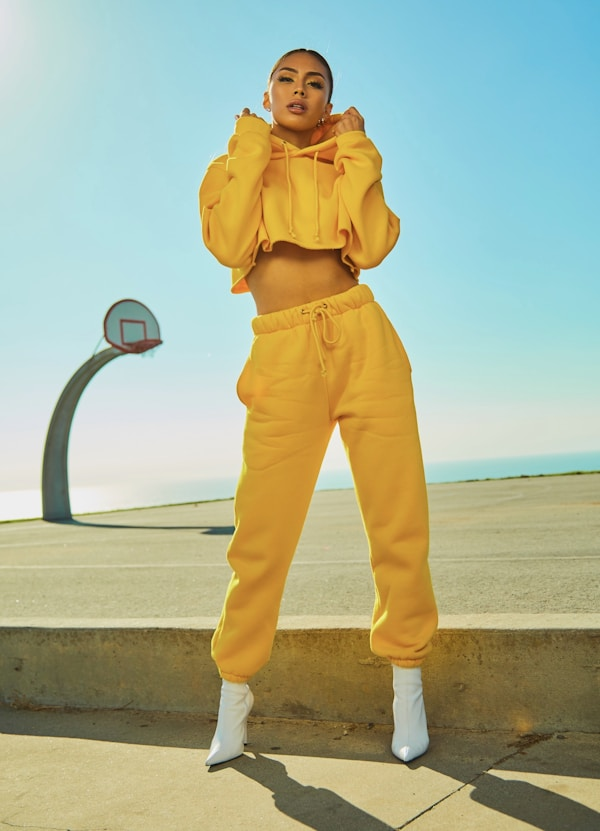
#> input picture data/female_model.jpg, 600 x 831 px
$ python -i vlm_analyzer.py   (imports and definitions only)
#> lines starting #> are read from the running program, lines starting #| are printed output that depends on the picture
"""
VLM Analyzer — Extracts body and clothing features from photos.
Supports: Ollama (moondream2/llava), OpenAI Vision, Gemini.
"""

import io
import json
import base64
import logging
import requests
from pathlib import Path
from PIL import Image

logger = logging.getLogger(__name__)

# Structured prompt for VLM feature extraction (bilingual)
VLM_ANALYSIS_PROMPT = """You are a professional fashion styling analyst. Analyze this full-body photo and extract the following features. Respond ONLY with valid JSON, no extra text.

你是一位專業時尚造型分析師。請分析這張照片，提取以下特徵。僅以有效 JSON 格式回覆。

{
  "body_type": "body shape category (e.g., slim/標準/athletic/petite/plus-size)",
  "proportions": {
    "upper_lower_ratio": "description of upper vs lower body proportion",
    "shoulder_width": "narrow/standard/broad",
    "waist_position": "high/standard/low"
  },
  "current_clothing": [
    {
      "item": "item name (e.g., T-shirt/polo/jeans)",
      "category": "top/bottom/shoes/outerwear/accessory",
      "color": "color name",
      "fit": "tight/slim/standard/loose/oversized",
      "style": "casual/formal/sporty/streetwear"
    }
  ],
  "skin_tone": "warm/cool/neutral",
  "styling_notes": "areas to flatter or balance (e.g., broaden shoulders, elongate legs)",
  "overall_style": "current overall style impression",
  "gender_presentation": "masculine/feminine/neutral"
}"""


def image_to_base64(image_source) -> str:
    """Convert various image sources to base64 string."""
    if isinstance(image_source, str):
        if image_source.startswith("data:"):
            # Already a data URL, extract base64 part
            return image_source.split(",", 1)[1]
        elif image_source.startswith("http"):
            resp = requests.get(image_source, timeout=30)
            resp.raise_for_status()
            return base64.b64encode(resp.content).decode("utf-8")
        else:
            # File path
            with open(image_source, "rb") as f:
                return base64.b64encode(f.read()).decode("utf-8")
    elif isinstance(image_source, bytes):
        return base64.b64encode(image_source).decode("utf-8")
    elif isinstance(image_source, Image.Image):
        buf = io.BytesIO()
        image_source.save(buf, format="PNG")
        return base64.b64encode(buf.getvalue()).decode("utf-8")
    else:
        raise ValueError(f"Unsupported image source type: {type(image_source)}")


# [4 lines left out: function image_to_data_url, not called in this run]


class VLMAnalyzer:
    """Analyzes photos using Vision Language Models."""

    def __init__(
        self,
        provider: str = "ollama",
        model: str = "moondream",
        api_key: str = None,
        base_url: str = None,
    ):
        self.provider = provider.lower()
        self.model = model
        self.api_key = api_key

        if base_url:
            self.base_url = base_url
        elif self.provider == "ollama":
            self.base_url = "http://localhost:11434"
        elif self.provider == "openai":
            self.base_url = "https://api.openai.com/v1"
        elif self.provider == "gemini":
            self.base_url = "https://generativelanguage.googleapis.com/v1beta/openai"
        else:
            self.base_url = "http://localhost:11434"

    def analyze(self, image_source, custom_prompt: str = None) -> dict:
        """
        Analyze a photo and return structured features.

        Args:
            image_source: file path, URL, base64 string, bytes, or PIL Image
            custom_prompt: optional override for the analysis prompt

        Returns:
            dict with extracted features
        """
        prompt = custom_prompt or VLM_ANALYSIS_PROMPT

        try:
            if self.provider == "ollama":
                raw = self._call_ollama(image_source, prompt)
            elif self.provider in ("openai", "cloud"):
                raw = self._call_openai_compatible(image_source, prompt)
            elif self.provider == "gemini":
                raw = self._call_openai_compatible(image_source, prompt)
            else:
                raw = self._call_ollama(image_source, prompt)

            return self._parse_response(raw)
        except Exception as e:
            logger.exception("VLM analysis failed")
            return {
                "error": str(e),
                "body_type": "unknown",
                "current_clothing": [],
                "styling_notes": "Analysis failed. Please try again.",
            }

    def _call_ollama(self, image_source, prompt: str) -> str:
        """Call Ollama API with image."""
        b64 = image_to_base64(image_source)
        url = f"{self.base_url}/api/generate"
        payload = {
            "model": self.model,
            "prompt": prompt,
            "images": [b64],
            "stream": False,
            "options": {"temperature": 0.2, "num_predict": 2048},
        }
        resp = requests.post(url, json=payload, timeout=120)
        resp.raise_for_status()
        return resp.json().get("response", "")

    # [55 lines left out: functions _call_openai_compatible, _parse_response, not called in this run]

>>> import cv2
>>> picture = cv2.imread('../data/female_model.jpg', cv2.IMREAD_GRAYSCALE)
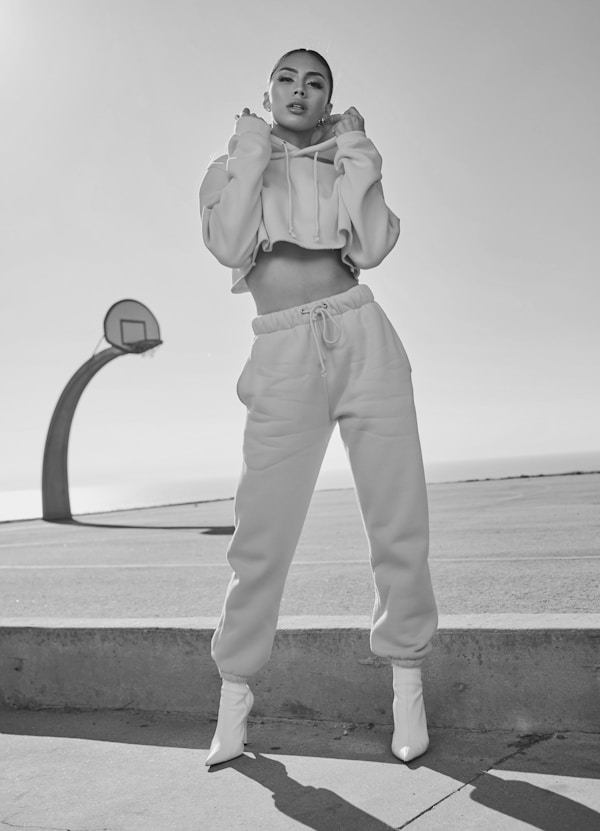
#> picture: shape (831, 600); min 0, max 249, mean 172.9
>>> result = VLMAnalyzer().analyze(picture)
#> result = 4 items
